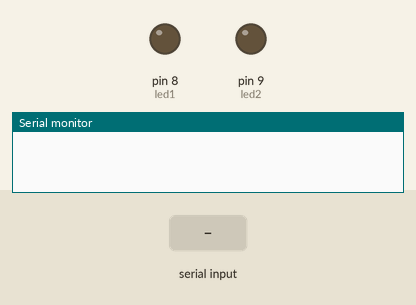
Recording of a sketch running on a simulated Arduino Uno, built with avr-gcc and run on an emulated ATmega328P. On the bench: output pins drawn as LEDs (lit = HIGH), the last lines printed to the serial monitor. The inputs (shaded band) are chosen by the test bench.

Above: at 1.2 s.
1.3 s: "A" received over Serial
At 2.1 s:
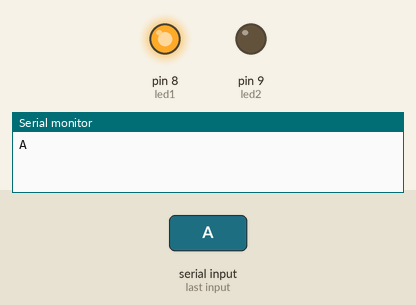
2.8 s: "B" received over Serial
At 3.2 s:
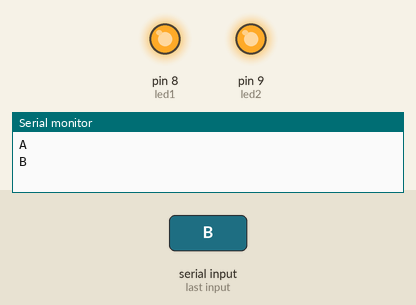
4.3 s: "a" received over Serial
At 5.5 s:
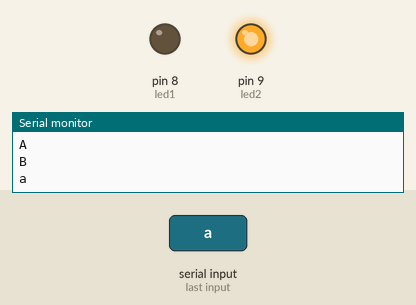
Timing chart, 0 to 7.3 s (numbered marks = the images above; inputs shaded):
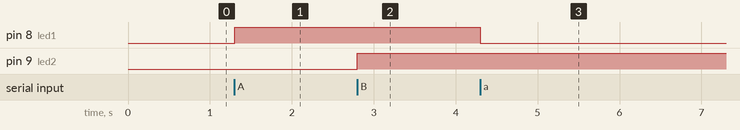

The sketch:

hc_05_bluetooth_automation_system.ino
```cpp
char data;

int led1 = 8;
int led2 = 9;

void setup() {

  pinMode(led1, OUTPUT);
  pinMode(led2, OUTPUT);

  Serial.begin(9600);

}

void loop() {

  if (Serial.available()) {

    data = Serial.read();

    Serial.println(data);

    if (data == 'A') {

      digitalWrite(led1, HIGH);

    }

    else if (data == 'a') {

      digitalWrite(led1, LOW);

    }

    else if (data == 'B') {

      digitalWrite(led2, HIGH);

    }

    else if (data == 'b') {

      digitalWrite(led2, LOW);

    }

  }

}
```

Measured:
- after the input at 1.3 s, pin 8 (led1): LOW → HIGH at once
- after the input at 2.8 s, pin 9 (led2): LOW → HIGH at once
- after the input at 4.3 s, pin 8 (led1): HIGH → LOW at once
